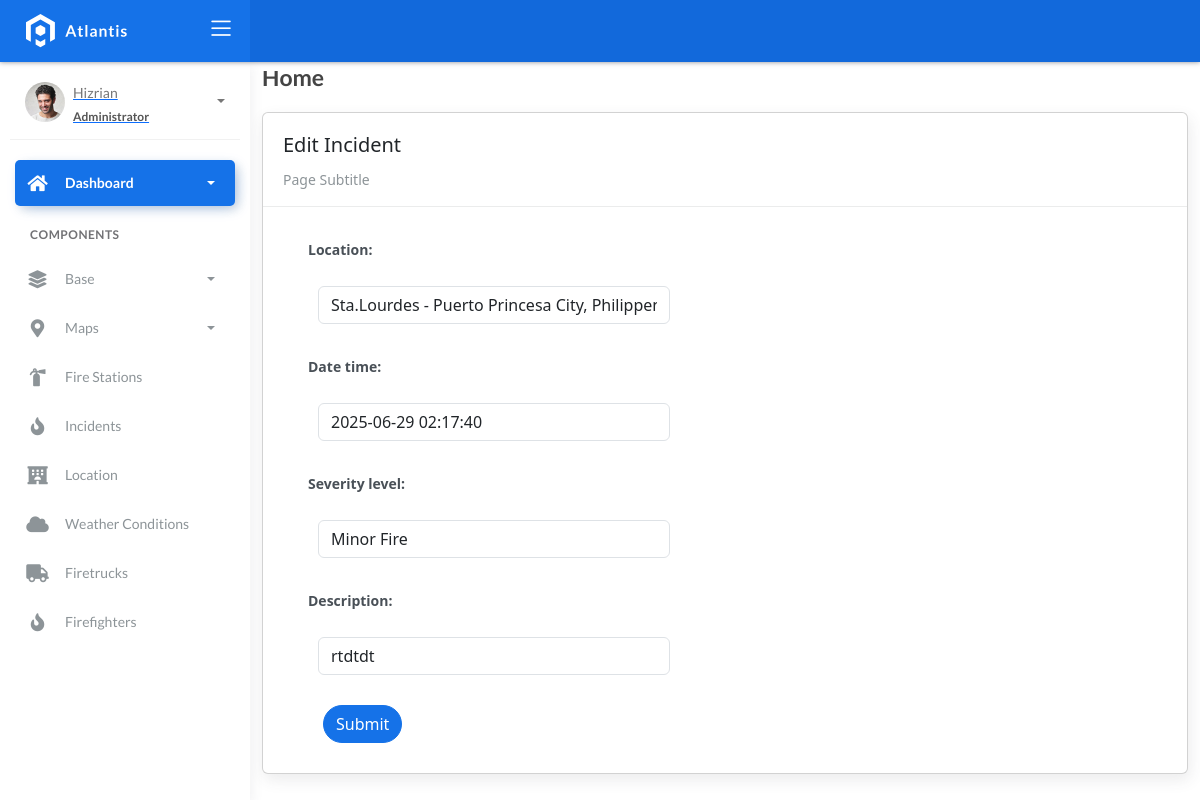
/incident_list/3, run on the app's committed database.
### fire/models.py (models this page shows)
class BaseModel(models.Model):
    created_at = models.DateTimeField(auto_now_add=True, db_index=True)
    updated_at = models.DateTimeField(auto_now=True)
    class Meta:
        abstract = True

class Incident(BaseModel):
    SEVERITY_CHOICES = (
        ('Minor Fire', 'Minor Fire'),
        ('Moderate Fire', 'Moderate Fire'),
        ('Major Fire', 'Major Fire'),
    )
    location = models.ForeignKey(Locations, on_delete=models.CASCADE)
    date_time = models.DateTimeField(blank=True, null=True)
    severity_level = models.CharField(max_length=45, choices=SEVERITY_CHOICES)
    description = models.CharField(max_length=250)

### fire/views.py (the view, shortened to what this page needs)
# urls.py: path('incident_list/<pk>', IncidentUpdateView.as_view(), name='incident-update'),
class IncidentUpdateView(UpdateView):
    model = Incident
    form_class = IncidentForm
    template_name = "incident_edit.html"
    success_url = reverse_lazy('incident-list')

### fire/forms.py
class IncidentForm(ModelForm):
    class Meta:
        model = Incident
        fields = "__all__"

### fire/models.py (called while the page is built)
    def __str__(self):
        return f"{self.name} - {self.city}, {self.country}"

### templates/incident_edit.html (shortened to what this page needs)
{% extends 'base.html' %} {% load static %} {% block content %}
<div class="content">
    <div class="container-fluid">
        <h4 class="page-title">Home</h4>
        <div class="row">
            <div class="col-md-12">
                <div class="card">
                    <div class="card-header">
                        <div class="card-title">Edit Incident</div>
                        <div class="card-category">Page Subtitle</div>
                    </div>
                    <div class="col-md-6">
                        <div class="card-body">
                            <form class="" action="" method="post" novalidate>
                                {% include 'includes/form.html' %}
                                <div class="form-group">
                                    <div class="col-md-12 col-sm-3">
                                        <button type="submit" class="btn btn-primary btn-rounded">Submit</button>
                                    </div>
                                </div>
                            </form>
                        </div>
                    </div>
                </div>
            </div>
        </div>
    </div>
</div>
{% endblock %}

### templates/includes/form.html (shortened to what this page needs)
{% load widget_tweaks %}
{% for field in form %}
<div class="field item form-group">
    <label>{{ field.label_tag }}</label>
  <div class="form-group">
    {% render_field field class="form-control" %}
  </div>
</div>
{% endfor %}

### data on the page
Incident: location "Sta.Lourdes - Puerto Princesa City, Philippenis" "2025-06-29 02:17:40" "Minor Fire" "rtdtdt"

### other printed values
{{ field.label_tag }} "Location:" "Date time:" "Severity level:" "Description:"
